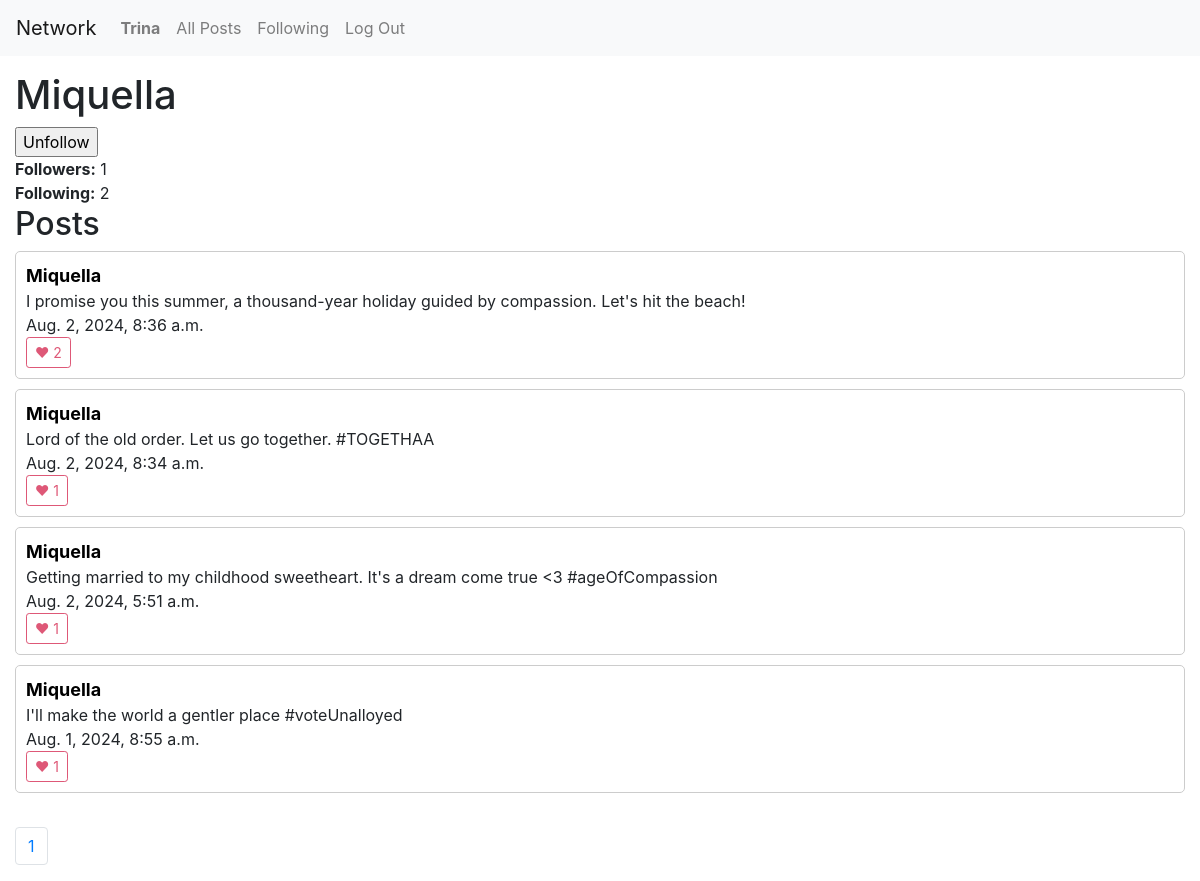
/users/Miquella/page1 (signed in), run on the app's committed database.
### network/models.py (models this page shows, shortened)
class User(AbstractUser):
    followers = models.ManyToManyField('self', related_name="following", null=True)
    following = models.ManyToManyField('self', related_name="followers",null=True)

class Post(models.Model):
    user = models.ForeignKey("User", on_delete=models.CASCADE, related_name="posts")
    content = models.TextField(blank=True)
    timestamp = models.DateTimeField(auto_now_add=True)
    likes = models.IntegerField(default=0)
    likes_users = models.ManyToManyField("User", related_name="likes", null=True)

### network/views.py (the view)
# urls.py: path("users/<str:username>/page<int:page_num>", views.user, name="user"),
def user(request, username, page_num):
    user_data = User.objects.filter(username=username)[0]
    posts = Post.objects.filter(user=user_data)
    posts = posts.order_by("-timestamp").all()
    if request.user.id == user_data.id:
        not_user = False
        is_following = None
    else:
        not_user = True
        is_following = request.user.followers.filter(id=user_data.id).exists()
    p = Paginator(posts, 10)
    page_obj = p.get_page(page_num)
    prev_page = None
    has_prev_page = False
    if page_obj.has_previous():
        prev_page = page_obj.previous_page_number()
        has_prev_page = True
    next_page = None
    has_next_page = False
    if page_obj.has_next():
        next_page = page_obj.next_page_number()
        has_next_page = True
    return render(request, 'network/user.html', {
        "user_data": user_data,
        "username": user_data.username,
        "followers": user_data.followers.count(),
        "following": user_data.following.count(),
        "posts": page_obj,
        "not_user": not_user,
        "is_following": is_following,
        "pages": p,
        "has_prev_page": has_prev_page,
        "prev_page": prev_page,
        "has_next_page": has_next_page,
        "next_page": next_page,
    })

### network/templates/network/user.html (shortened to what this page needs)
{% extends "network/layout.html" %}
{% load static %}
{% block body %}
    <h1>{{ username }}</h1>
    <div class="button-container">
        {% if not_user %}
            {% if is_following %}
                <form action="{% url 'unfollow' user_data.id %}" method="post">
                    <input type="submit" value="Unfollow" class="top-btn">
                </form>
            {% else %}
                <form action="{% url 'follow' user_data.id %}" method="post" class="top-btn">
                    {% csrf_token %}
                    <input class="top-btn" type="submit" value="Follow">
                </form>
            {% endif %}
        {% endif %}
    </div>
    <b>Followers:</b> {{ followers }} <br>
    <b>Following:</b> {{ following }}
    <h2>Posts</h2>
    {% for post in posts %}
        <div id="post-container">
            <a href="{% url 'user' post.user.username 1 %}" class="username-link">{{ post.user.username }}</a>
            <div id="content-{{ post.id }}">{{ post.content }}</div>
            {{ post.timestamp }} <br>
            <button id="like-{{ post.id }}" onclick="toggle_like({{ post.id }})" class="like-btn">♥ {{ post.likes_users.count }}</button>
        </div>
    {% endfor %}
    <br>
    <nav aria-label="Page navigation example">
        <ul class="pagination">
          {% for page in pages %}
            <li class="page-item"><a class="page-link"  href="{% url 'user' username page.number%}">{{ page.number }}</a></li>
          {% endfor %}
        </ul>
      </nav>
{% endblock %}

### network/templates/network/layout.html (shortened to what this page needs)
{% load static %}
<!DOCTYPE html>
<html lang="en">
    <head>
        <link rel="stylesheet" href="https://stackpath.bootstrapcdn.com/bootstrap/4.4.1/css/bootstrap.min.css">
        <link href="{% static 'network/styles.css' %}" rel="stylesheet">
    </head>
    <body>
        <nav class="navbar navbar-expand-lg navbar-light bg-light">
            <a class="navbar-brand" href="#">Network</a>
            <div>
              <ul class="navbar-nav mr-auto">
                {% if user.is_authenticated %}
                    <li class="nav-item">
                        <a id="nav-username" class="nav-link" href="{% url 'user' user.username 1 %}"><strong>{{ user.username }}</strong></a>
                    </li>
                {% endif %}
                <li class="nav-item">
                  <a class="nav-link" href="{% url 'index' %}">All Posts</a>
                </li>
                {% if user.is_authenticated %}
                    <li class="nav-item">
                        <a class="nav-link" href="{% url 'following' 1%}">Following</a>
                    </li>
                    <li class="nav-item">
                        <a class="nav-link" href="{% url 'logout' %}">Log Out</a>
                    </li>
                {% endif %}
              </ul>
            </div>
          </nav>
        <div class="body">
            {% block body %}
            {% endblock %}
        </div>
    </body>
</html>

### network/static/network/styles.css (style rules this page uses)
.body { margin:15px; }
#post-container { align-items: center; border: 1px solid #ccc; padding: 10px; margin-bottom: 10px; border-radius: 5px; }
.username-link { color:black; font-weight: bold; font-size: large; }
.like-btn { display: inline-block; font-weight: 400; text-align: center; vertical-align: middle; user-select: none; background-color: transparent; border: 1px solid transparent; transition: color .15s ease-in-out,background-color .15s ease-in-out,border-color .15s ease-in-out,box-shadow .15s ease-in-out; padding: .25rem .5rem; font-size: .875rem; line-height: 1.5; border-radius: .2rem; color: #de5877; border-color: #de5877; }

### data on the page
User: username "Trina"
User: username "Miquella"
Post: user.username "Miquella", content "I promise you this summer, a thousand-year holiday guided by compassion. Let's hit the beach!", timestamp "Aug. 2, 2024, 8:36 a.m.", likes_users.count "2"
Post: user.username "Miquella", content "Lord of the old order. Let us go together. #TOGETHAA", timestamp "Aug. 2, 2024, 8:34 a.m.", likes_users.count "1"
Post: user.username "Miquella", content "Getting married to my childhood sweetheart. It's a dream come true <3 #ageOfCompassion", timestamp "Aug. 2, 2024, 5:51 a.m.", likes_users.count "1"
Post: user.username "Miquella", content "I'll make the world a gentler place #voteUnalloyed", timestamp "Aug. 1, 2024, 8:55 a.m.", likes_users.count "1"

### other printed values
{{ followers }} "1"
{{ following }} "2"
{{ page.number }} "1"
